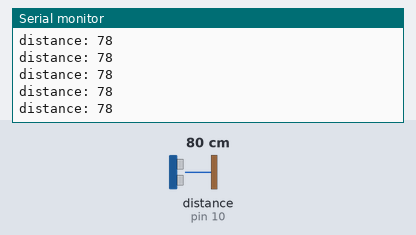
This sketch was run on a simulated Arduino Uno, built with avr-gcc and run on an emulated ATmega328P. Shown: the last lines printed to the serial monitor. Wiring (inferred from the names in the program): ultrasonic range finder: trigger pin 9; echo pin 10. The inputs (shaded band) are chosen by the test bench; at power-on: distance to the obstacle (sensor on pin 10) 80 cm. The echo pulse lasts 58.3 µs per cm.

Above: at 1.2 s.
1.3 s: distance to the obstacle (sensor on pin 10) set to 2 cm
At 1.8 s:
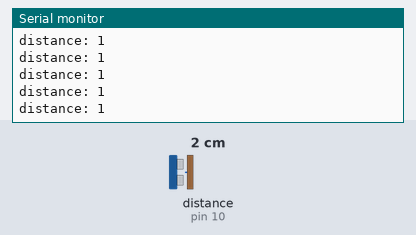
4.3 s: distance to the obstacle (sensor on pin 10) set to 120 cm
At 4.8 s:
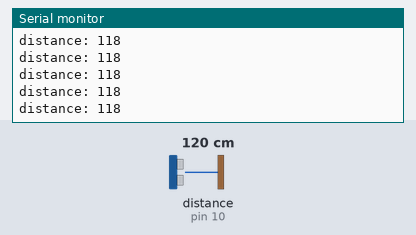
7.3 s: distance to the obstacle (sensor on pin 10) set to 4 cm
At 8.2 s:
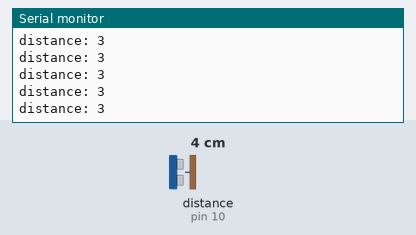
10.3 s: distance to the obstacle (sensor on pin 10) set to 18 cm
At 10.8 s:
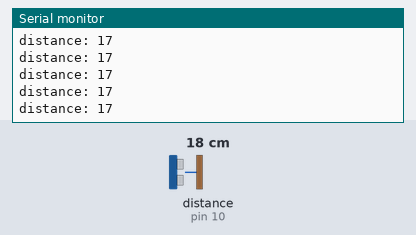
Timing chart, 0 to 13.3 s (numbered marks = the images above; inputs shaded):
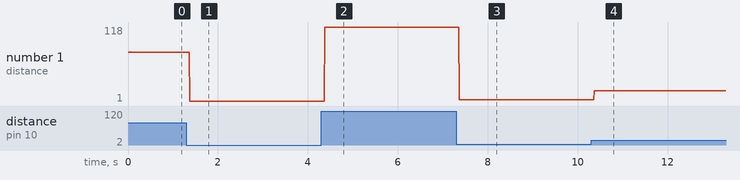

The sketch:

ultrasonDistance_ONpc.ino
```cpp
const int TX = 9; //the TRIG pin
const int RX = 10; // the ECHO pin
long duration;
int distance;

void setup() {
  // put your setup code here, to run once:
  Serial.begin(9600);
  pinMode(TX, OUTPUT);
  pinMode(RX, INPUT);
}

void loop() {
  // put your main code here, to run repeatedly:
distance = discalc();
Serial.print("distance: ");
Serial.println(distance );

}

// distance
int discalc() {
  digitalWrite(TX, LOW);
  delayMicroseconds(2);
  digitalWrite(TX, HIGH);
  delayMicroseconds(10);
  digitalWrite(TX, LOW);
  duration = pulseIn(RX, HIGH);
  distance = 0.034*duration / 2;

   return distance;

}
```

Measured:
- after the input at 1.3 s, the serial monitor: prints a new line after 0.07 s (image 1)
- after the input at 4.3 s, the serial monitor: prints a new line after 0.08 s (image 2)
- after the input at 7.3 s, the serial monitor: prints a new line after 0.07 s (image 3)
- after the input at 10.3 s, the serial monitor: prints a new line after 0.07 s (image 4)
- plotted number 1: 78 → 1 after the input at 1.3 s, 1 → 118 after the input at 4.3 s, 118 → 3 after the input at 7.3 s, 3 → 1 after the input at 10.3 s
